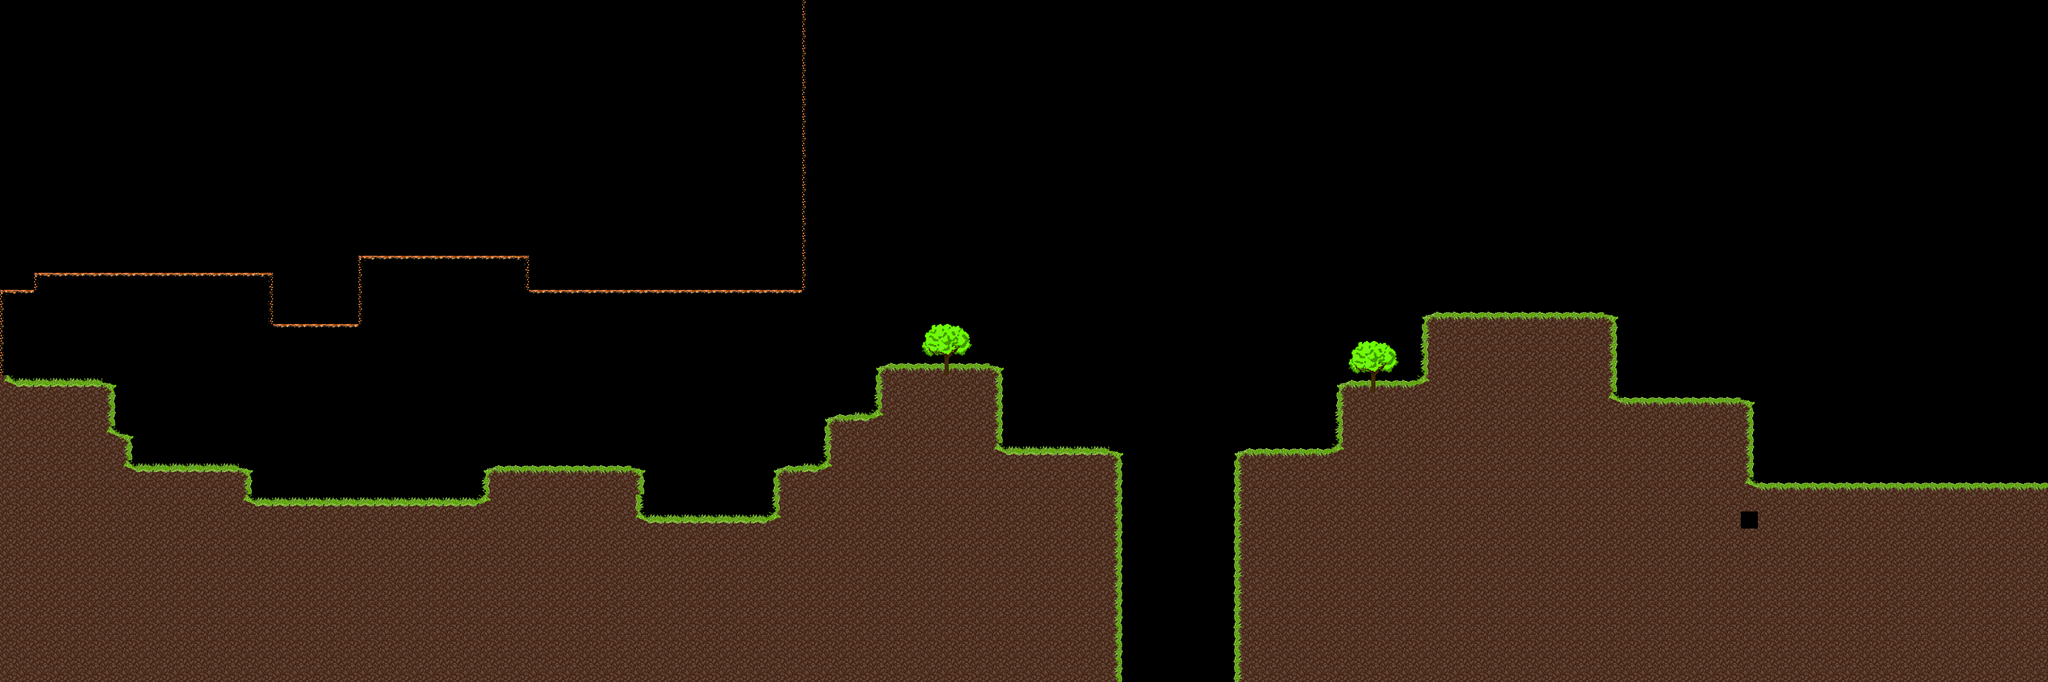

A level layout from a 2D game, rendered from its tile map. Below: a short description, then the map file with tile-grid data replaced by summaries:
An orthogonal 120x40 tile map with 32x32 px tiles, 3 tile layers (Camada de Tiles 2, Camada de Tiles 1, Camada de Tiles 3).

<map version="2017.05.26" orientation="orthogonal" renderorder="right-down" width="120" height="40" tilewidth="32" tileheight="32" nextobjectid="1">
 <tileset firstgid="1" source="mato2.tsx" />
 <layer name="Camada de Tiles 2" width="120" height="40">
  <data>[4800 cells, 1434 non-empty, 7 distinct tile ids]</data>
 </layer>
 <layer name="Camada de Tiles 1" width="120" height="40">
  <data>[4800 cells, 1693 non-empty, 12 distinct tile ids]</data>
 </layer>
 <layer name="Camada de Tiles 3" width="120" height="40">
  <data>[4800 cells, 18 non-empty, 9 distinct tile ids]</data>
 </layer>
</map>